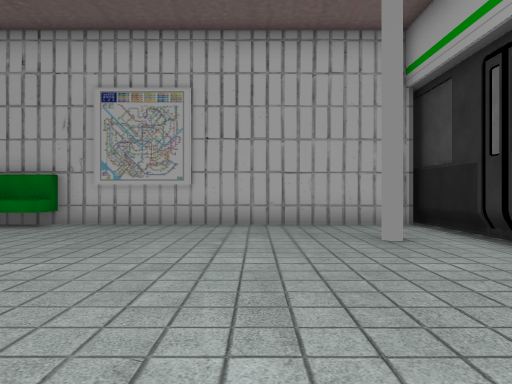
view 1 (above)

23 first-person views from a walk through a 3-D level made in the Unity game engine. The camera is 1.5 m above the floor, looks level and sees 70° across. Doors are open. The floor is counted in squares, 2 m on a side. Each view is taken from the middle of a square. On the plan, view 1 faces up. The plan holds only what a view shows up to about 11 squares ahead; the rest is blank. The place goes on beyond the plan. The player character is not drawn. Some surface patterns are stand-ins.

view 2
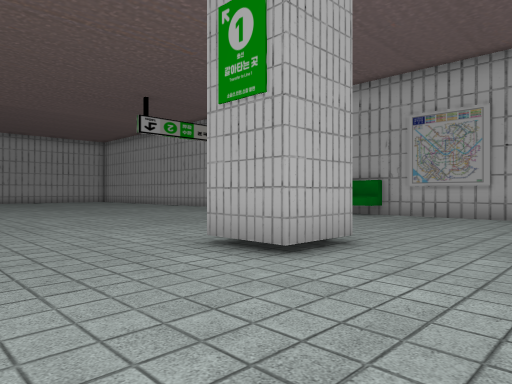

view 3
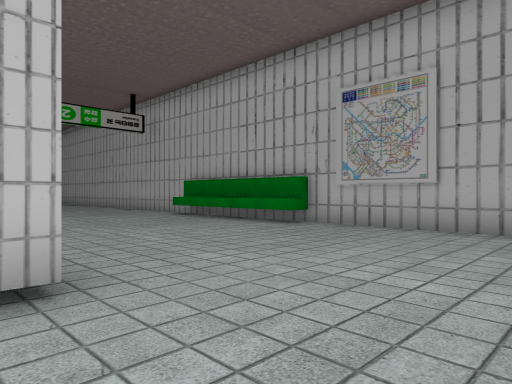

view 4
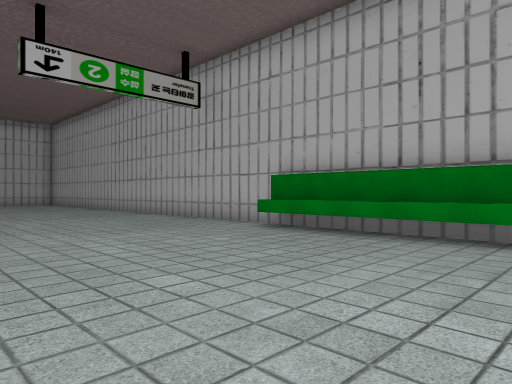

view 5
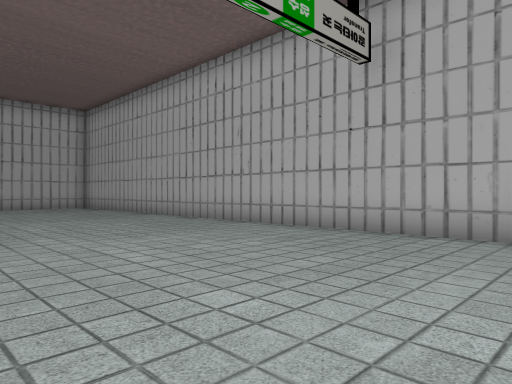

view 6
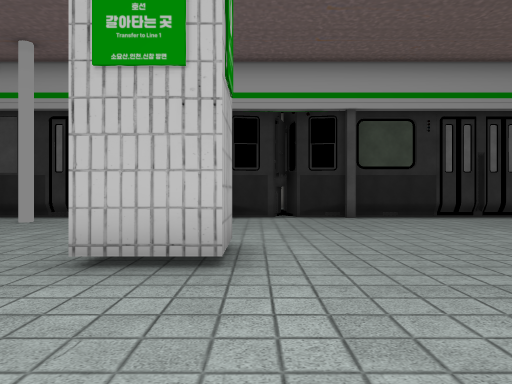

view 7
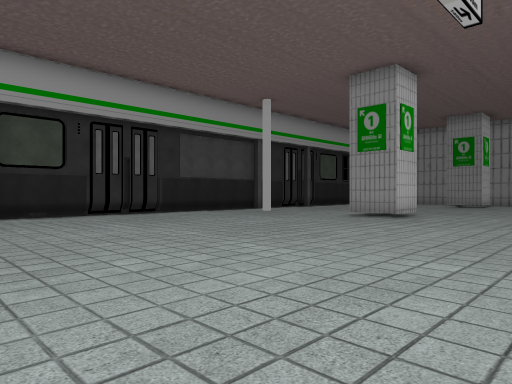

view 8
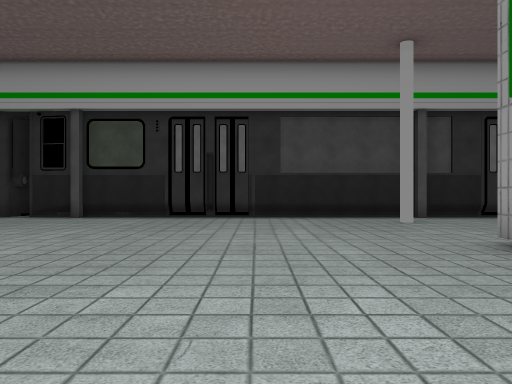

view 9
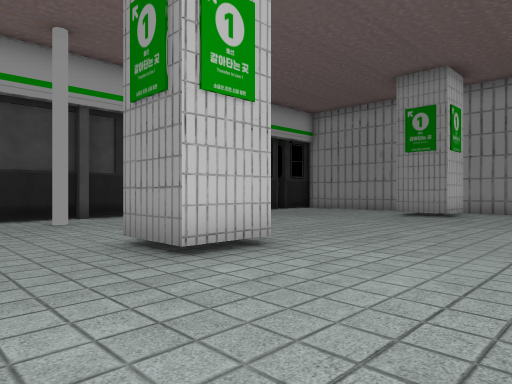

view 10
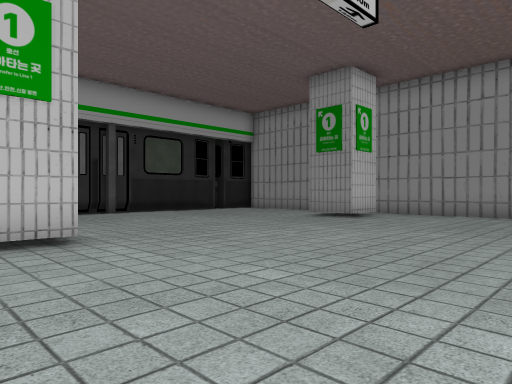

view 11
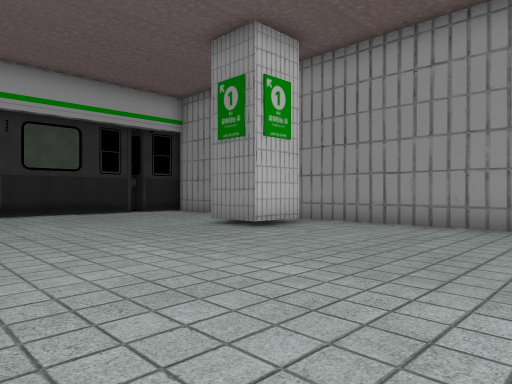

view 12
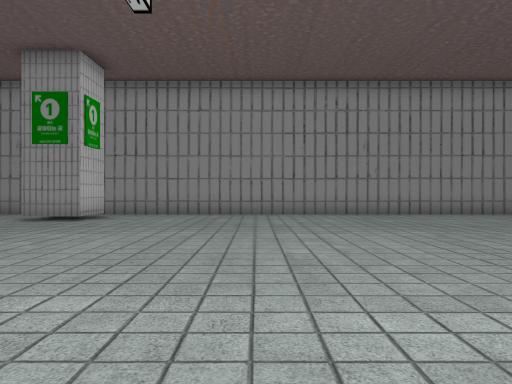

view 13
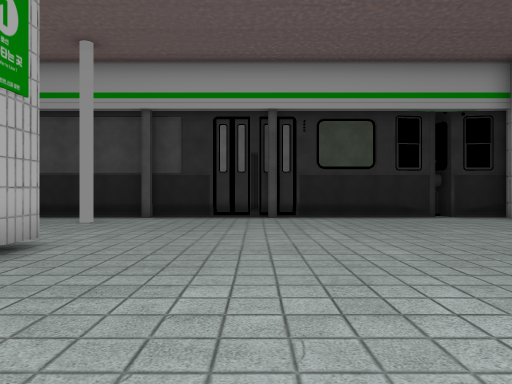

view 14
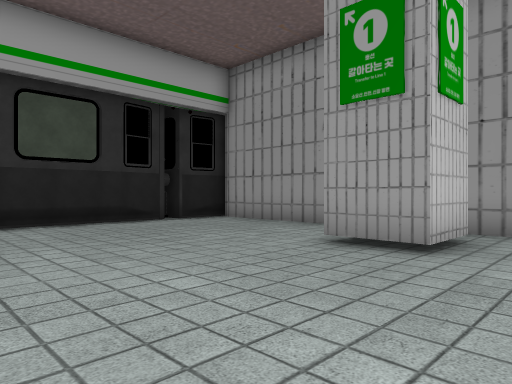

view 15
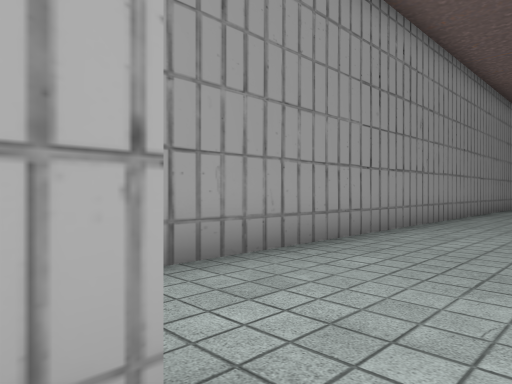

view 16
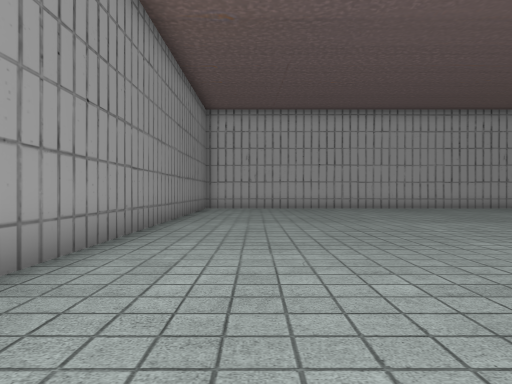

view 17
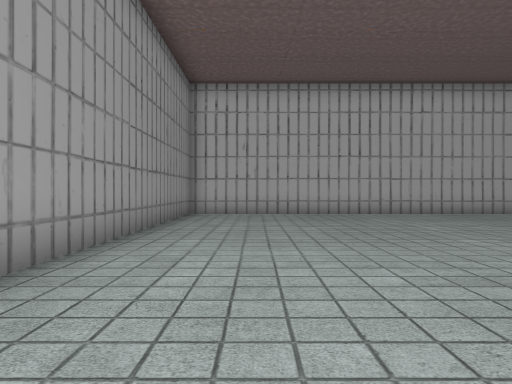

view 18
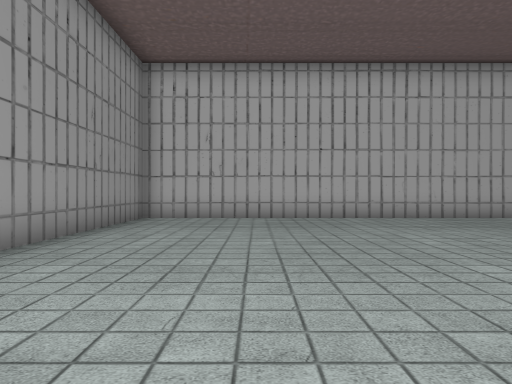

view 19
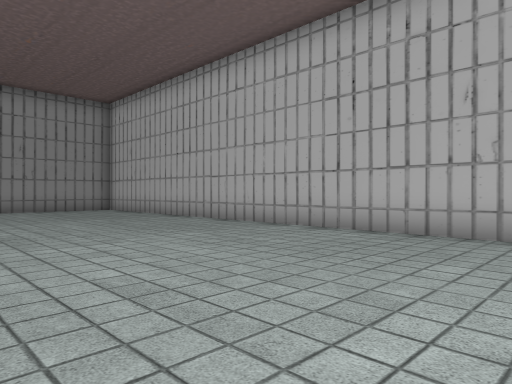

view 20
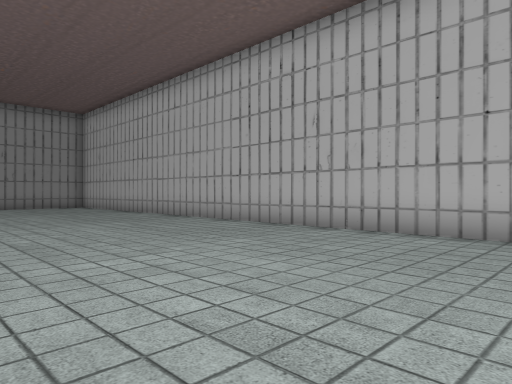

view 21
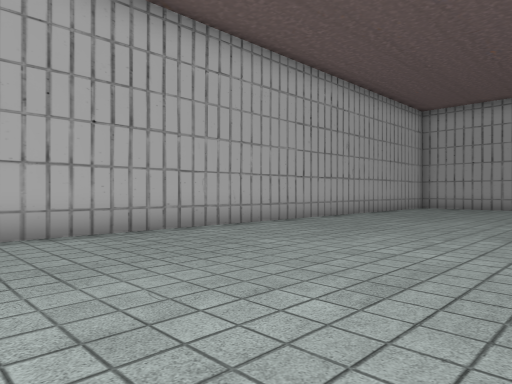

view 22
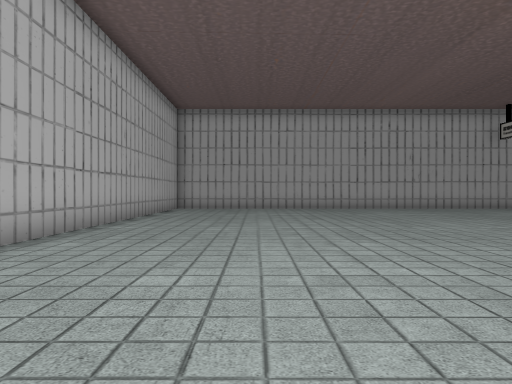

view 23
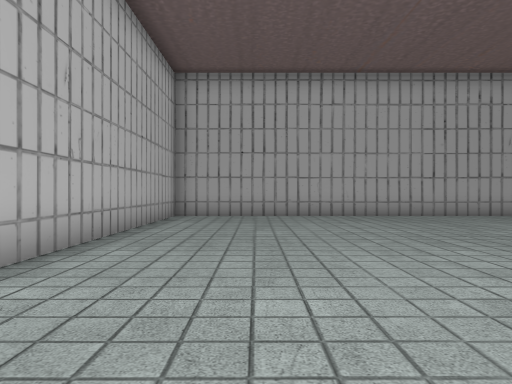

### Floor plan
Points are (right, up) in squares from view 1. A wall is a line through its corners. A room is listed if a view was taken in it or the views show most of it. See-through windows are left out.
Room 1 (views 1, 2, 3, 4, 5, 6, 7, 8, 9, 10, 11, 12, 13, 14, 15, 16, 17, 18, 19, 20, 21, 22, 23)
walls: (-3.4, -13) (-3.4, -11.4) (-1.8, -11.4); (-1.8, -12.9) (-2.8, -12.9); (-1.8, 1.9) (-1.8, 0.3) (-3.4, 0.3) (-3.4, 1.9); (-9.9, 8.4) (-18.1, 8.4); (3.8, -7.3) (3.8, -1.3); (3.8, -2.5) (3.9, -1.3); (3.8, -12.8) (3.8, -7.4); (-4.5, 8.1) (-9.8, 8.1); (-4.6, 8.5) (-4.6, 7.7) (-9.8, 7.7); (4, -0.6) (3.8, 0.7); (-3.4, -22.1) (-3.4, -20.6) (-1.8, -20.6); (3.8, -15.3) (3.8, -12.9); (3.8, -16.4) (3.8, -15.4); (3.8, 5.4) (3.8, 8.7); (0, -23.3) (3.7, -23.3) (3.9, -21.8); (-26.5, 8) (-26.5, -23.3) (-2.4, -23.3); (3.8, -21.3) (3.8, -16.6); (4, -21.4) (3.8, -20); (3.8, 8.4) (-4.9, 8.4); (3.8, -23.3) (3.8, -21.9)
low walls: (3.8, -0.4) (3.8, 0.7)

Where each view was taken, in squares from view 1:
view 1: 0 up, 0 right, facing up
view 2: 3 down, 1 right, facing up-left
view 3: 1 up, 1 right, facing up-left
view 4: 2 up, 4 left, facing up-left
view 5: 2 up, 9 left, facing up-left
view 6: 0 up, 7 left, facing right
view 7: 1 down, 8 left, facing down-right
view 8: 8 down, 7 left, facing right
view 9: 9 down, 7 left, facing down-right
view 10: 11 down, 9 left, facing down-right
view 11: 15 down, 9 left, facing down-right
view 12: 11 down, 8 left, facing down
view 13: 16 down, 7 left, facing right
view 14: 16 down, 5 left, facing down-right
view 15: 20 down, 3 left, facing down-left
view 16: 21 down, 10 left, facing left
view 17: 21 down, 14 left, facing left
view 18: 20 down, 16 left, facing left
view 19: 8 down, 20 left, facing down-left
view 20: 5 down, 20 left, facing down-left
view 21: 9 down, 20 left, facing up-left
view 22: 8 down, 23 left, facing up
view 23: 3 down, 24 left, facing up
